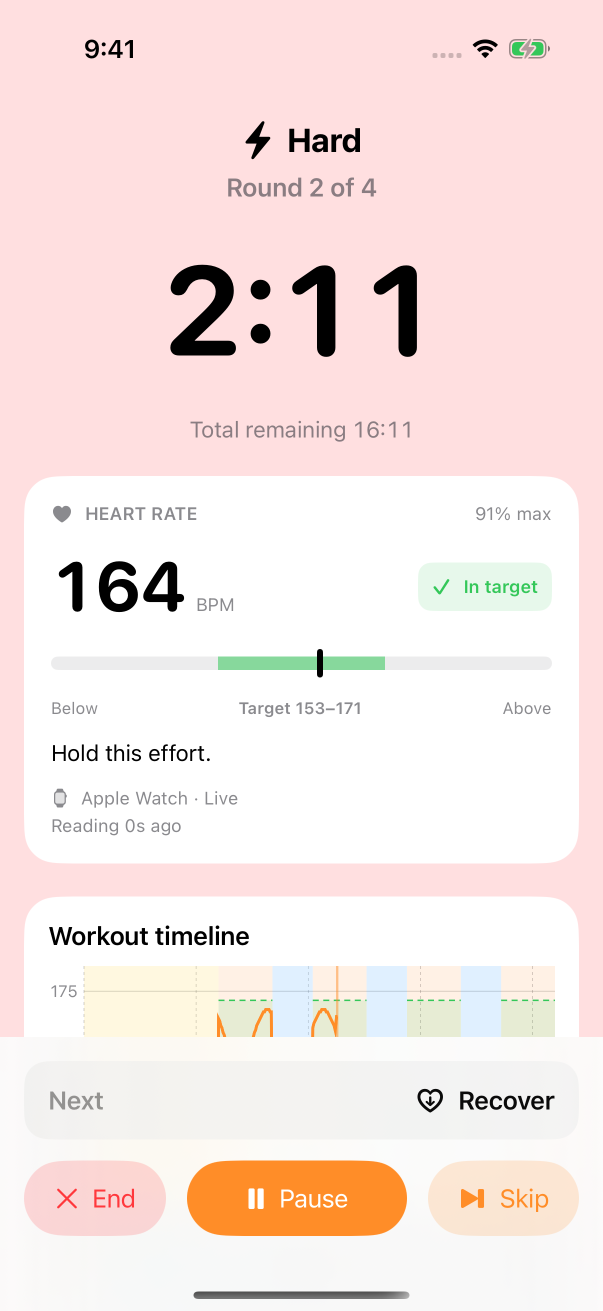
#> input picture output/app-store-screenshots/sources/iphone/heart-rate-work.png, 1206 x 2622 px (shown at 1/2 size)
$ python build-site-images.py
#> lines starting #> are read from the running program, lines starting #| are printed output that depends on the picture
"""Build optimized web images from the original app artwork. Requires Pillow."""
from pathlib import Path
from PIL import Image

ROOT = Path(__file__).resolve().parents[1]
ASSETS = ROOT / 'docs/assets'
SCREENSHOTS = ROOT / 'docs/demo/assets'
CAPTURES = ROOT / 'output/app-store-screenshots/sources'

# Keep the website tied to the same native UI captures as the store artwork.
for name, capture in (
    ('heart-rate-phone', 'iphone/heart-rate-work.png'),
    ('heart-rate-hard', 'watch/heart-rate-work.png'),
    ('heart-rate-recovery', 'watch/heart-rate-recovery.png'),
    ('heart-rate-timeline', 'iphone/heart-rate-timeline.png'),
):
    with Image.open(CAPTURES / capture) as source:
#> source is the input picture: PIL image 1206x2622 RGB; mean R, G, B 246.2, 230.5, 227.6
        if name == 'heart-rate-timeline':
            source = source.crop((24, 900, 1182, 1910))
        width = min(800 if name == 'heart-rate-timeline' else 600, source.width)
#> width = 600
        source.resize((width, round(source.height * width / source.width)), Image.Resampling.LANCZOS).convert('RGB').save(SCREENSHOTS / f'{name}.jpg', quality=88, optimize=True)
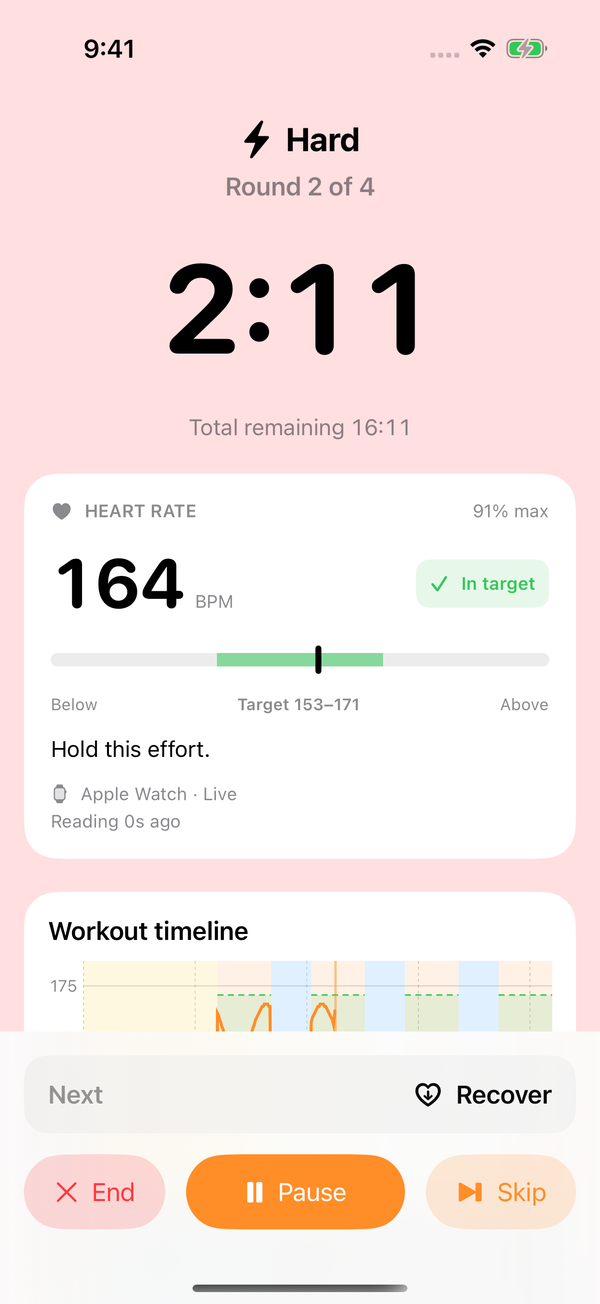
#> saved as heart-rate-phone.jpg: PIL image 600x1304 RGB; mean R, G, B 246.2, 230.5, 227.6

#> (the run stopped early here; a loop or call above may not have finished)
